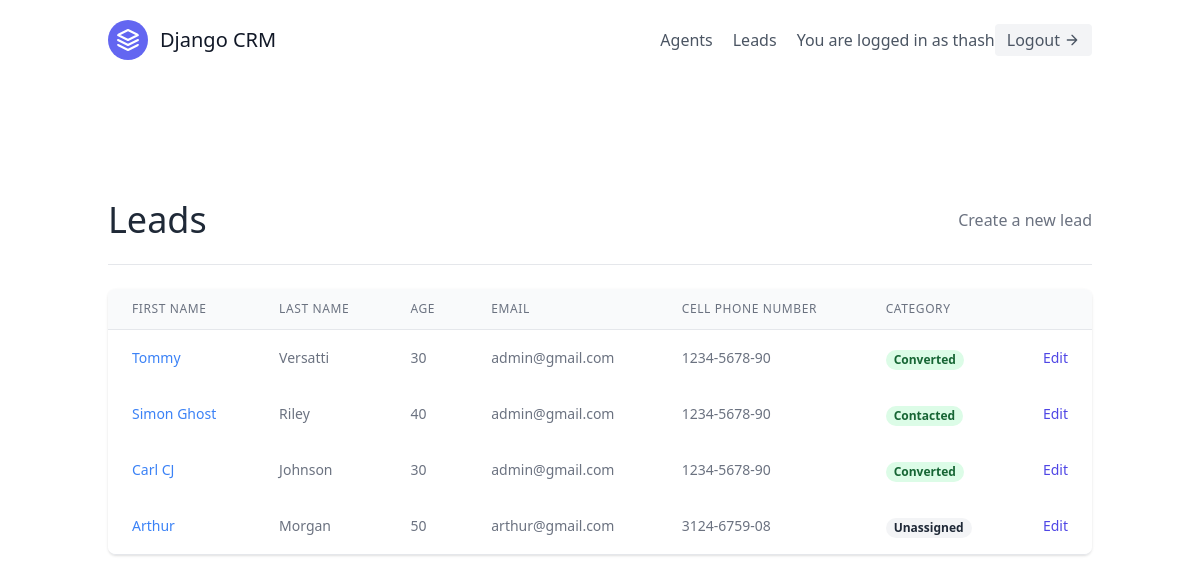
The app's page /leads/ (signed in), older data.
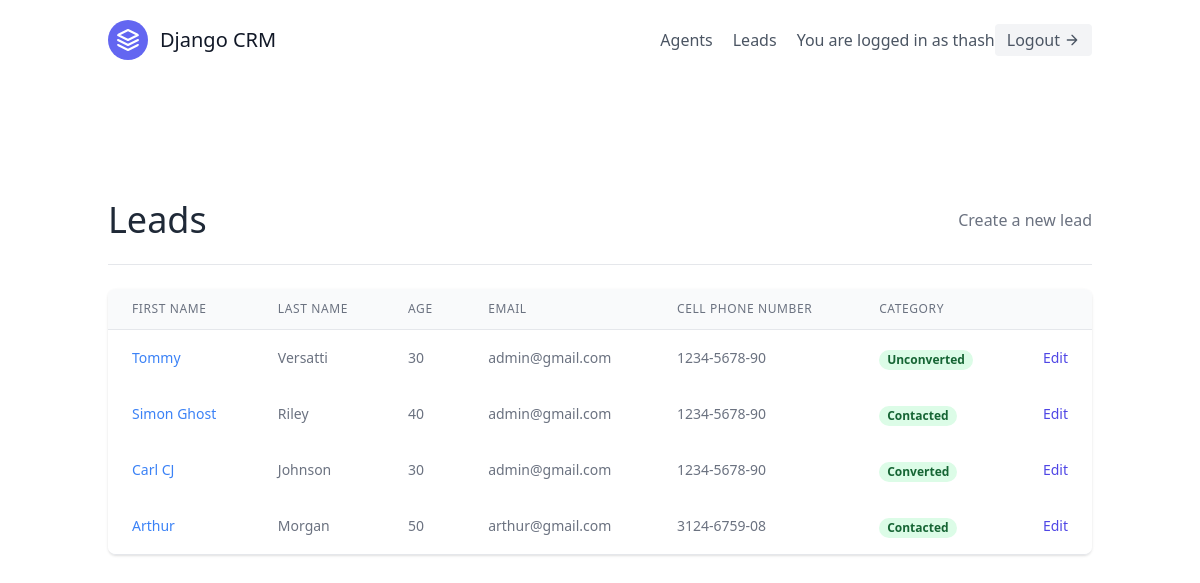
The same page, newer data.
### leads/models.py (models this page shows, shortened)
class User(AbstractUser):
    is_organiser = models.BooleanField(default=True)
    is_agent = models.BooleanField(default=False)

class Lead(models.Model):
    first_name = models.CharField(max_length=20)
    last_name = models.CharField(max_length=20)
    age = models.IntegerField(default=0)
    agent = models.ForeignKey(Agent, null=True, blank=True, on_delete=models.SET_NULL)
    organisation = models.ForeignKey(UserProfile, on_delete=models.CASCADE)
    category = models.ForeignKey("Category", related_name="leads",  null=True, blank=True, on_delete=models.SET_NULL)
    description = models.TextField()
    date_added = models.DateTimeField(auto_now_add=True)
    phone_number = models.CharField(max_length=20)
    email = models.EmailField()

class Category(models.Model):
    name = models.CharField(max_length=30)
    organisation = models.ForeignKey(UserProfile, on_delete=models.CASCADE)

### leads/views.py (the view)
# urls.py: path('', views.LeadListView.as_view(), name='list'),
class LeadListView(LoginRequiredMixin, generic.ListView):
    template_name = "leads/leads_list.html"
    context_object_name = "leads"
    def get_queryset(self):
        user = self.request.user
        if user.is_organiser:
            queryset = Lead.objects.filter(organisation=user.userprofile, agent__isnull=False)
        else:
            queryset = Lead.objects.filter(organisation=user.agent.organisation, agent__isnull=False)
            queryset = queryset.filter(agent__user=user)
        return queryset
    def get_context_data(self, **kwargs):
        context = super(LeadListView, self).get_context_data(**kwargs)
        user = self.request.user
        if user.is_organiser:
            queryset = Lead.objects.filter(
                organisation=user.userprofile,
                agent__isnull=True
            )
            context.update(
                {
                    "unassigned_leads": queryset
                }
            )
        return context

### leads/templates/leads/leads_list.html (shortened to what this page needs)
{% extends "base.html" %}
{% block content %}
<section class="text-gray-700 body-font">
    <div class="container px-5 py-24 mx-auto flex flex-wrap">
        <div class="w-full mb-6 py-6 flex justify-between items-center border-b border-gray-200">
            <div>
                <h1 class="text-4xl text-gray-800">Leads</h1>
            </div>
            <div>
                <a class="text-gray-500 hover:text-blue-500" href="{% url 'leads:create' %}">
                    Create a new lead
                </a>
            </div>
        </div>
        <div class="flex flex-col w-full">
            <div class="-my-2 overflow-x-auto sm:-mx-6 lg:-mx-8">
            <div class="py-2 align-middle inline-block min-w-full sm:px-6 lg:px-8">
                <div class="shadow overflow-hidden border-b border-gray-200 sm:rounded-lg">
                <table class="min-w-full divide-y divide-gray-200">
                    <thead class="bg-gray-50">
                        <tr>
                            <th scope="col" class="px-6 py-3 text-left text-xs font-medium text-gray-500 uppercase tracking-wider">
                            First Name
                            </th>
                            <th scope="col" class="px-6 py-3 text-left text-xs font-medium text-gray-500 uppercase tracking-wider">
                            Last Name
                            </th>
                            <th scope="col" class="px-6 py-3 text-left text-xs font-medium text-gray-500 uppercase tracking-wider">
                            Age
                            </th>
                            <th scope="col" class="px-6 py-3 text-left text-xs font-medium text-gray-500 uppercase tracking-wider">
                            Email
                            </th>
                            <th scope="col" class="px-6 py-3 text-left text-xs font-medium text-gray-500 uppercase tracking-wider">
                            Cell Phone Number
                            </th>
                            <th scope="col" class="px-6 py-3 text-left text-xs font-medium text-gray-500 uppercase tracking-wider">
                            Category
                            </th>
                            <th scope="col" class="relative px-6 py-3">
                            </th>
                        </tr>
                    </thead>
                    <tbody>
                        {% for lead in leads %}
                            <tr class="bg-white">
                                <td class="px-6 py-4 whitespace-nowrap text-sm font-medium text-gray-900">
                                    <a class="text-blue-500 hover:text-blue-800" href="{% url 'leads:detail' lead.pk %}">{{ lead.first_name }}</a>
                                </td>
                                <td class="px-6 py-4 whitespace-nowrap text-sm text-gray-500">
                                    {{ lead.last_name }}
                                </td>
                                <td class="px-6 py-4 whitespace-nowrap text-sm text-gray-500">
                                    {{ lead.age }}
                                </td>
                                <td class="px-6 py-4 whitespace-nowrap text-sm text-gray-500">
                                    {{ lead.email }}
                                </td>
                                <td class="px-6 py-4 whitespace-nowrap text-sm text-gray-500">
                                    {{ lead.phone_number }}
                                </td>
                                <td class="px-6 py-4 whitespace-nowrap">
                                    {% if lead.category %}
                                        <span class="px-2 inline-flex text-xs leading-5 font-semibold rounded-full bg-green-100 text-green-800">
                                            {{ lead.category.name }}
                                        </span>
                                    {% else %}
                                        <span class="px-2 inline-flex text-xs leading-5 font-semibold rounded-full bg-gray-100 text-gray-800">
                                            Unassigned
                                        </span>
                                    {% endif %}
                                </td>
                                <td class="px-6 py-4 whitespace-nowrap text-right text-sm font-medium">
                                    <a href="{% url 'leads:update' lead.pk %}" class="text-indigo-600 hover:text-indigo-900">
                                        Edit
                                    </a>
                                </td>
                            </tr>
                        {% empty %}
                        <p>There are currently no leads</p>
                        {% endfor %}
                    </tbody>
                </table>
                </div>
            </div>
            </div>
        </div>
    </div>
</section>
{% endblock content %}

### templates/base.html (shortened to what this page needs)
{% load static %}
<!DOCTYPE html>
<html lang="en">
<head>
    <script src="https://cdn.tailwindcss.com"></script>
    <link rel="stylesheet" href="{% static 'css/style.css' %}">
    <link href="https://unpkg.com/tailwindcss@^2/dist/tailwind.min.css" rel="stylesheet">
</head>
<body>
    <div class="max-w-7xl mx-auto">
        {% include "navbar.html" %}
        {% block content %}
        {% endblock content %}
    </div>
</body>
</html>

### templates/navbar.html (shortened to what this page needs)
<header class="text-gray-600 body-font">
    <div class="container mx-auto flex flex-wrap p-5 flex-col md:flex-row items-center">
        <a class="flex title-font font-medium items-center text-gray-900 mb-4 md:mb-0" href="{% url 'landing' %}">
            <svg xmlns="http://www.w3.org/2000/svg" fill="none" stroke="currentColor" stroke-linecap="round" stroke-linejoin="round" stroke-width="2" class="w-10 h-10 text-white p-2 bg-indigo-500 rounded-full" viewBox="0 0 24 24">
            <path d="M12 2L2 7l10 5 10-5-10-5zM2 17l10 5 10-5M2 12l10 5 10-5"></path>
            </svg>
            <span class="ml-3 text-xl">Django CRM</span>
        </a>
        <nav class="md:ml-auto flex flex-wrap items-center text-base justify-center">
            {% if request.user.is_organiser %}
            <a href="{% url 'agents:list' %}" class="mr-5 hover:text-gray-900">Agents</a>
            {% endif %}
            <a href="{% url 'leads:list' %}" class="mr-5 hover:text-gray-900">Leads</a>
        </nav>
        {% if request.user.is_authenticated %}
        You are logged in as {{ request.user.username }}
        <a href="{% url 'logout' %}" class="inline-flex items-center bg-gray-100 border-0 py-1 px-3 focus:outline-none hover:bg-gray-200 rounded text-base mt-4 md:mt-0">Logout
            <svg fill="none" stroke="currentColor" stroke-linecap="round" stroke-linejoin="round" stroke-width="2" class="w-4 h-4 ml-1" viewBox="0 0 24 24">
            <path d="M5 12h14M12 5l7 7-7 7"></path>
            </svg>
        </a>
        {% endif %}
    </div>
</header>

### templates/scripts.html (shortened to what this page needs)
{% load static %}

Row changes from the older to the newer data that the page shows:
changed Lead "Tommy": category.name "Converted" → "Unconverted"
changed Lead "Arthur": category.name (not shown) → "Contacted"; no longer shows "Unassigned"
